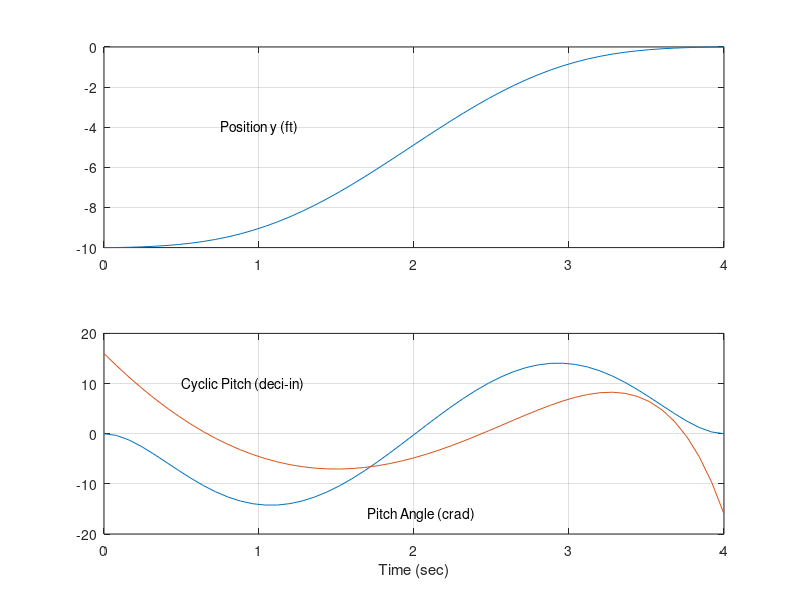

This chart was generated by the following MATLAB code:
% Script f05_05.m; continuous min integral-square terminal 
% control of hovering helicopter; code designed so that it
% does not have products of very large numbers with very 
% small numbers;                               2/94, 4/3/02

xo=[0 0 0 -10]'; tf=4; N=50;
A=[-.0257 .013 -.322 0; 1.26 -1.765 0 0; 0 1 0 0; 1 0 0 0];
B=[.086 -7.41 0 0]'; 
[T,ev]=eig(A); s=diag(ev); b=T\B; mo=T\xo; 
for i=1:4, for j=1:4,
    if s(i)+s(j)~=0,
      M1(i,j)=-b(i)/(s(i)+s(j)); 
    else M1(i,j)=0; end
end; end
M2(:,2)=M1(:,2); M1(:,2)=M1(:,2)*exp(s(2)*tf);
k=[1 3 4]; for i=1:3,
 M2(:,k(i))=M1(:,k(i))*exp(-s(k(i))*tf); 
 M3(k(i),k(i))=exp(-s(k(i))*tf);  M4(k(i),k(i))=1; 
end
M2(1,1)=b(1)*tf; M3(2,2)=1; M4(2,2)=exp(s(2)*tf);
M=[M1 M3;M2 M4]; ca=M\[mo;zeros(4,1)]; c=ca([1:4]); a=ca([5:8]);
t=[0:tf/N:tf]; L=M1; L(:,2)=M2(:,2); 
Q=[ones(size(t)); exp(s(2)*(tf*ones(size(t))-t)); 
    exp(-s(3)*t); exp(-s(4)*t)];  
u=real(c.'*Q); m=L*diag(c)*Q; m(1,:)=m(1,:)+b(1)*c(1)*t; 
m=m+diag(a)*[ones(size(t)); exp(s(2)*t); exp(-s(3)*...
   (tf*ones(size(t))-t)); exp(-s(4)*(tf*ones(size(t))-t))]; 
x=real(T*m); 

figure(1); clf; subplot(211), plot(t,x(4,:)); grid
axis([0 4 -10 0]); text(.75,-4,'Position y (ft)') 
subplot(212), plot(t,[x(3,:);u]); grid
xlabel('Time (sec)'); text(.5,10,'Cyclic Pitch (deci-in)')
text(1.7,-16,'Pitch Angle (crad)')
%print -deps2 f05_05
